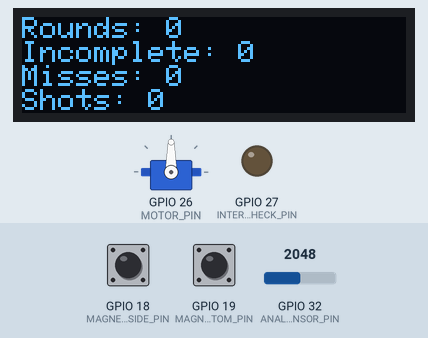
Recording of a sketch running on a simulated ESP32. Parts: servo, 128×32 one-colour display, output pins drawn as LEDs (lit = HIGH). The test bench sets the inputs (shaded band); at power-on: GPIO 32 (ANALOG_SENSOR_PIN) = 2048, GPIO 19 (MAGNET_BOTTOM_PIN) HIGH, GPIO 18 (MAGNET_SIDE_PIN) HIGH. The display library's start-up logo is not drawn; what the sketch prints to the serial monitor is not drawn.

Above: at 4.9 s.
5.0 s: GPIO 32 (ANALOG_SENSOR_PIN) set to 2866
At 5.32 s:
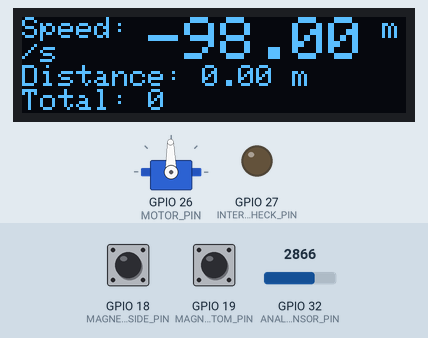
7.2 s: GPIO 19 (MAGNET_BOTTOM_PIN) pulled LOW for 3.2 s
At 10.4 s:
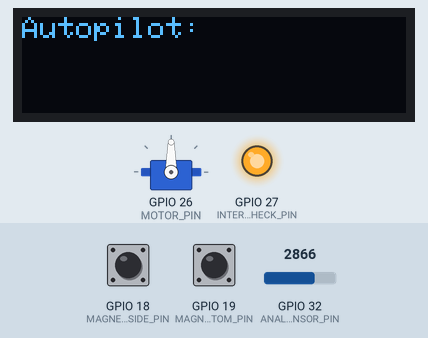
13.4 s: GPIO 19 (MAGNET_BOTTOM_PIN) pulled LOW for 0.15 s
At 15.8 s:
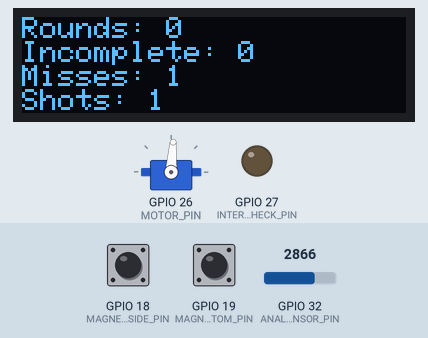
16.5 s: GPIO 19 (MAGNET_BOTTOM_PIN) pulled LOW for 1 s
At 17.5 s:
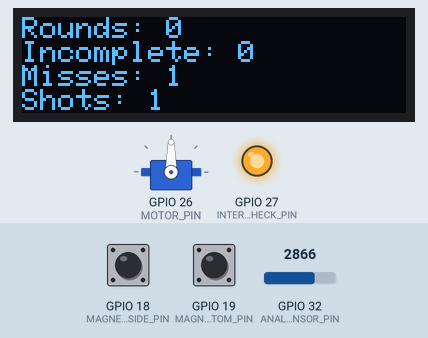
18.1 s: GPIO 18 (MAGNET_SIDE_PIN) pulled LOW for 1 s
At 18.7 s:
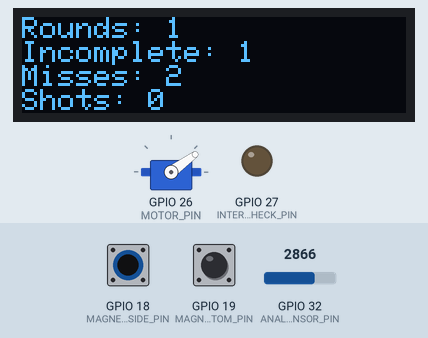
Timing chart, 0 to 23.4 s (numbered marks = the images above; inputs shaded):
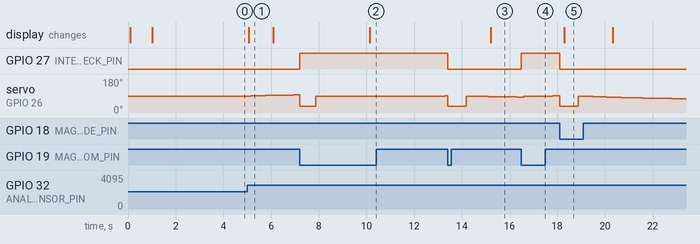

The sketch:

TestStopping.ino
```cpp
#include "TrainMotor.h"
#include "ControlLoop.h"
#include "Speedometer.h"
#include "MagnetSensors.h"

#include "SpeedMonitor.h"

#include <Pinout.h>

// Metrics
int roundCounter = 0;
int incompleteRuns = 0;
int misses = 0;
int shotCount = 0;

int newSetpoint = 0;

int startDistance = 0;
int endDistance = 0;
int avgDistance = -1;

TrainMotor motor(MOTOR_PIN);
ControlLoop controlLoop;
Speedometer speedometer(ANALOG_SENSOR_PIN);
MagnetSensors magnetSensors(MAGNET_BOTTOM_PIN, MAGNET_SIDE_PIN);

SpeedMonitor speedMonitor;

unsigned long lastMotorSpeedUpdate = 0;
unsigned long lastEventUpdate = 0;

unsigned long lastStopTime = 0;
int longestTimeBetweenStops = 0;

#define STOP_DURATION 5000

#define BRAKE_DURATION 1000

enum modes
{
    AT_START_POSITION,
    GOING_FORWARD,
    BRAKING,
    STOPPED,
    CORRECTING,
    GOING_BACKWARD
};

enum directions
{
    FORWARD,
    BACKWARD,
    NONE
};

int currentDirection = NONE;

int currentState = AT_START_POSITION;
#define TRAVEL_SPEED 50

bool middleCleared = false;
int extraStops = 0;

void handleStopInterrupt()
{
    detachInterrupt(MAGNET_BOTTOM_PIN);
    controlLoop.reset();
    newSetpoint = 0;
    motor.brake(); // Only works when moving forwards
    // motor.setSpeed(0);


    digitalWrite(INTERRUPT_CHECK_PIN, !digitalRead(INTERRUPT_CHECK_PIN));
    lastEventUpdate = millis();
    middleCleared = true;
    currentState = BRAKING;
}

void setStopIntterrupt()
{
    attachInterrupt(MAGNET_BOTTOM_PIN, handleStopInterrupt, FALLING);
}

void checkInterStopTimer()
{
    if (shotCount > 1)
    {
        int timeDelta = millis() - lastStopTime - STOP_DURATION;
        if (timeDelta > longestTimeBetweenStops)
        {
            longestTimeBetweenStops = timeDelta;
            speedMonitor.setDistance((float)timeDelta * 0.001);
        }

        Serial.println();
        Serial.print("Longest Time Between Stops: ");
        Serial.println(longestTimeBetweenStops);
        Serial.print("Time Delta: ");
        Serial.println(timeDelta);
        Serial.println();
    }
}

void printMetrics()
{
    speedMonitor.setTotalDistance(avgDistance);

    Serial.println("---------------------");
    Serial.print("Round: ");
    Serial.println(roundCounter);
    Serial.print("Misses: ");
    Serial.println(misses);
    Serial.print("Incomplete Runs: ");
    Serial.println(incompleteRuns);
    Serial.print("Avg Distance: ");
    Serial.println(avgDistance);
    Serial.println("---------------------");
}

void onEndReached()
{
    if (shotCount < 6)
    {
        incompleteRuns++;
        Serial.println("Incomplete Run");
        shotCount = 0;
    }
    endDistance = speedometer.getDistance();

    int distance = endDistance - startDistance;
    if (avgDistance == -1)
    {
        avgDistance = distance;
    }
    else
    {
        avgDistance = (avgDistance + distance) / 2;
    }

    Serial.print("Distance: ");
    Serial.println(distance);

    lastStopTime = 0;
    roundCounter++;
    printMetrics();
}

void switchState(int newState){
    String stateString[] = {"AT_START_POSITION", "GOING_FORWARD", "BRAKING", "STOPPED", "CORRECTING", "GOING_BACKWARD"};

    Serial.println("Switching State");
    Serial.print("From: ");
    Serial.println(stateString[currentState]);
    Serial.print("To: ");
    Serial.println(stateString[newState]);

    currentState = newState;
    lastEventUpdate = millis();
}

void creepToStop(int speed)
{
    if(speed > 0){
        currentDirection = FORWARD;
    }
    else{
        currentDirection = BACKWARD;
    }
    newSetpoint = speed;
    lastStopTime = 0;
    setStopIntterrupt();
}
// Have to add timeout, while driving forward. Start it after the first shot spot was reached.
// And if no more is reached after a couple of mm or seconds just go to target.
void runTest()
{
    switch (currentState)
    {
    case AT_START_POSITION:
        if (millis() - lastEventUpdate > STOP_DURATION)
        {
            Serial.println("Starting at start position");
            Serial.println("Going forward");
            shotCount = 0;

            startDistance = speedometer.getDistance();

            creepToStop(TRAVEL_SPEED);
            switchState(GOING_FORWARD);
        }
        break;
    case BRAKING:
        if (millis() - lastEventUpdate > BRAKE_DURATION)
        {
            if (!magnetSensors.bottomMagnetPresent())
            {
                Serial.println("Missed Magnet");
                misses++;

                if(currentDirection == FORWARD){
                    creepToStop(-TRAVEL_SPEED);
                    switchState(CORRECTING);
                }
                else{
                    creepToStop(TRAVEL_SPEED);
                    switchState(GOING_FORWARD);
                }
            }
            else
            {
                Serial.println("Stopped On Point");
                currentDirection = NONE;
                switchState(STOPPED);
            }
        }
        break;
    case STOPPED:
        if(lastStopTime != 0){
            if(currentDirection == FORWARD){
                checkInterStopTimer();
                lastStopTime = 0;
            }
        }

        if (millis() - lastEventUpdate > STOP_DURATION)
        {
            shotCount++;

            lastStopTime = millis();

            creepToStop(TRAVEL_SPEED);
            switchState(GOING_FORWARD);
        }
        break;
    case CORRECTING:
        break;
    case GOING_FORWARD:
        if (magnetSensors.bottomWasTriggered())
        {
            middleCleared = true;
        }
        if (magnetSensors.sideWasTriggered() && middleCleared)
        {
            handleStopInterrupt();
            Serial.println("End Reached");

            onEndReached();

            middleCleared = false;
            newSetpoint = -TRAVEL_SPEED;
            currentDirection = BACKWARD;
            switchState(GOING_BACKWARD);
        }
        break;
    case GOING_BACKWARD:
        if (magnetSensors.bottomWasTriggered())
        {
            middleCleared = true;
        }
        if (magnetSensors.sideWasTriggered() && middleCleared)
        {
            handleStopInterrupt();
            Serial.println("Reached Start Position");
            middleCleared = false;

            currentDirection = NONE;
            switchState(AT_START_POSITION);
        }
        break;
    default:
        break;
    }
}

void setup()
{
    Serial.begin(9600);
    Serial.println("Starting setup");
    Serial.println("Setting up encoder");
    speedometer.setupEncoder();
    speedometer.setInverted(true);
    Serial.println("Activating HW Timer");
    setupTimerInterrupt();

    magnetSensors.setup();
    motor.begin();
    pinMode(INTERRUPT_CHECK_PIN, OUTPUT);
    digitalWrite(INTERRUPT_CHECK_PIN, LOW);

    controlLoop.setMode(2);

    Serial.println("Ready to go");

    speedMonitor.begin();
    speedMonitor.setSpeed(0);
    speedMonitor.update();
}

void loop()
{
    updateMotor();

    magnetSensors.update();

    speedMonitor.setSpeed(speedometer.getSpeed());

    int testValues[4] = {roundCounter, incompleteRuns, misses, shotCount};
    speedMonitor.setTestValues(testValues);
    speedMonitor.update();

    runTest();
}

unsigned long lastSpeedPrint = 0;

void updateMotor()
{
    if ((millis() - lastMotorSpeedUpdate) > 300)
    {

        if (millis() - lastSpeedPrint > 1000)
        {

            Serial.print("Speed: ");
            Serial.println(speedometer.getSpeed());
            lastSpeedPrint = millis();
        }

        controlLoop.setInput(speedometer.getSpeed());
        controlLoop.setTarget(newSetpoint);
        motor.setSpeed(controlLoop.calculateOutput());

        lastMotorSpeedUpdate = millis();
    }
}
```

ControlLoop.h
```cpp
#ifndef CONTROLLOOP_H
#define CONTROLLOOP_H

#include <Arduino.h>

class ControlLoop {

    private:
    int setPoint;
    int input;
    int output;
    int mode;

    public:
    ControlLoop(){
        Serial.println("Controller created");
    }

    void reset(){
        setPoint = 0;
        input = 0;
        output = 0;
    }

    void setMode(int mode){
      Serial.print("Changing mode to ");
      Serial.println(mode);
        this->mode = mode;
        reset();
    }

    int getMode(){
      return mode;
    }

    void setTarget(int setPoint){
        this->setPoint = setPoint;
    }

    void setInput(int input){
        this->input = input;
    }

    void setOutput(int output){
        this->output = output;
    }

    int getOutput(){
        return output;
    }

    int calculateOutput(){
        switch(mode){
            case 0:
                calculateManualMode();
                break;
            case 1:
                calculateTargetOutputMode();
                break;
            case 2:
                calculateTargetSpeedMode();
                break;
            case 3:
                calculateTargetSpeedMode();
                break;
        }
        return output;
    }

    void calculateManualMode(){
        output = setPoint;
    }

    void calculateTargetOutputMode(){
        input = output;
        if(input < setPoint){
            output++;
        }
        else if(input > setPoint){
            output--;
        }
        if(output > 100){
            output = 100;
        }
        if(output < -100){
            output = -100;
        }
    }

    void calculateTargetSpeedMode(){
        if(setPoint > 0){ //Moving forward
          if(input < 0){
            input = 0;
          }
          int delta = setPoint - input;
          if(delta > 0){
            output++;
          }
          else if(delta < 0){
            output -= 2;
          }
        }

        if(setPoint < 0){ //Moving backward
          if(input > 0){
            input = 0;
          }
          int delta = setPoint - input;
          if(delta < 0){
            output--;
          }
          else if(delta > 0){
            output += 2;
          }
        }

        if(setPoint == 0){ //To ignore speed sensor noise
            if(input <= 30 && input >= -30){
                output = 0;
            }
        }
    }

    void calculateTargetSpeedModeClassi(){
        if(input < setPoint){
            output++;
        }
        else if(input > setPoint){
            output--;
        }
        if(output > 100){
            output = 100;
        }
        if(output < -100){
            output = -100;
        }

        if(setPoint == 0){ //To ignore speed sensor noise
            if(input <= 30 && input >= -30){
                output = 0;
            }
        }
    }

    void printStatus(){
        Serial.print("Setpoint:");
        Serial.print(setPoint);
        Serial.print(",");
        Serial.print("Input:");
        Serial.print(input);
        Serial.print(",");
        Serial.print("Output:");
        Serial.print(output);
        Serial.println("");
    }

    String getStatusJson(){
        String json = "{\"controlData\":{\"setpoint\":" + String(setPoint) + ",\"input\":" + String(input) + ",\"output\":" + String(output) + "}}";
        return json;
    }

};
#endif
```

MagnetSensors.h
```cpp
#ifndef MAGNETSENSORS_H
#define MAGNETSENSORS_H

#include <Arduino.h>

#define EVENT_TIMEOUT 3000

class MagnetSensors
{
    private:
    int bottomPin;
    int sidePin;
    unsigned long lastSensorUpdate = 0;
    bool lastBottomState = true;
    bool lastSideState = true;

    bool bottomTriggered = false;
    bool sideTriggered = false;
    unsigned long lastBottomTrigger = 0;
    unsigned long lastSideTrigger = 0;

    public:
    MagnetSensors(int bottomPin, int sidePin){
        this->bottomPin = bottomPin;
        this->sidePin = sidePin;
    }

    void setup(){
        pinMode(bottomPin, INPUT_PULLUP);
        pinMode(sidePin, INPUT_PULLUP);
    }

    void update(){
        if((millis() - lastSensorUpdate) > 20){
            lastSensorUpdate = millis();

            bool bottomState = digitalRead(bottomPin);
            bool sideState = digitalRead(sidePin);

            if(lastBottomState && !bottomState){
                bottomTriggered = true;
                lastBottomTrigger = millis();
                Serial.println("Bottom Triggered");
            }
            if(lastSideState && !sideState){
                sideTriggered = true;
                lastSideTrigger = millis();
                Serial.println("Side Triggered");
            }

            lastBottomState = bottomState;
            lastSideState = sideState;
        }
    }

        bool bottomWasTriggered(){
        if(bottomTriggered){
            bottomTriggered = false;
            if((millis() - lastBottomTrigger) < EVENT_TIMEOUT){
                return true;
            }
        }
        return false;
    }

    bool bottomMagnetPresent(){
        return digitalRead(bottomPin) == LOW;
    }

    bool sideWasTriggered(){
        if(sideTriggered){
            sideTriggered = false;
            if((millis() - lastSideTrigger) < EVENT_TIMEOUT){
                return true;
            }
        }
        return false;
    }
};
#endif
```

Pinout.h
```cpp
#ifndef PINOUT
#define PINOUT

//#define SPEED_POTI_PIN 34
#define LED_PIN 33
#define BUTTON_PIN 25


#define ANALOG_SENSOR_PIN 32
#define E_STOP_PIN 23
//25
#define MOTOR_PIN 26
// RX and TX have to be changed cause 34/35 can only be inputs

#define SOFT_TX 17 // -> goes to RX
#define SOFT_RX 16 //-> goes to TX
//SoftwareSerial softSerial(/*rx =*/SOFT_RX, /*tx =*/SOFT_TX);


/*#include <HardwareSerial.h>
HardwareSerial MySerial(2);
MySerial.begin(9600, SERIAL_8N1, SOFT_RX, SOFT_TX);
*/


#define MAGNET_BOTTOM_PIN 19
#define MAGNET_SIDE_PIN 18

#define INTERRUPT_CHECK_PIN 27

#endif
```

Speedometer.h
```cpp
#ifndef SPEEDOMETER_H
#define SPEEDOMETER_H

#include <Wire.h>
#include <AS5600.h>
#include <Arduino.h>

#define SENSE_INTERVAL 1 //Check sensor every ms to securely detect rollovers

#define COUNTER_LIMIT 100

static volatile int counter = 0;
static volatile int angle_sum = 0;
const int circumference_mm = 50;
const double stepToMm = 0.138888; // circumference_cm/360
const int timeMultiplier = 10; //Calculate speed every 10 ms

static volatile int currentSpeed = 0.0;
static volatile int newAngle = 0;
static volatile bool newReading = false;
static volatile int oldAngle = 0;
static volatile int revolutionDelta = 0;
static int analogSensePin;

#define JIGGLE_OFFSET 1

//Flats are not allowed in isr https://www.reddit.com/r/esp32/comments/lj2nkx/just_discovered_that_you_cant_use_floats_in_isr/?rdt=40811
void IRAM_ATTR getReading() {
      newAngle = analogRead(analogSensePin);
      newAngle = map(newAngle, 0, 4095, 0, 360);
      int newSpeed_mm_s = 0;

      if(newAngle > (oldAngle+JIGGLE_OFFSET) || newAngle < (oldAngle-JIGGLE_OFFSET)){
        int angleDelta = 0;

        if((oldAngle < 150) && (newAngle > 210)){ //Rollunder
            angleDelta = (360 - newAngle) + oldAngle;
            revolutionDelta --;
        }
        else if((oldAngle > 210) && (newAngle < 150)){ //Rollover
            angleDelta = newAngle + (360 - oldAngle);
            revolutionDelta ++;
        }
        else{
            angleDelta = newAngle - oldAngle;
        }

        angle_sum+=angleDelta;
      }

      oldAngle = newAngle;
      counter++;

      if(counter == COUNTER_LIMIT){
        counter = 0;
        currentSpeed = angle_sum * timeMultiplier * stepToMm;
        newReading = true;
        angle_sum = 0;
      }
    }

hw_timer_t *Timer0_Cfg = NULL;

void setupTimerInterrupt(){
  Timer0_Cfg = timerBegin(1000000);
  timerAttachInterrupt(Timer0_Cfg, &getReading);
  timerAlarm(Timer0_Cfg, SENSE_INTERVAL * 1000, true, 0);
}

class Speedometer {
  private:
    AMS_5600 ams5600;
    unsigned long lastUpdate = 0;

    bool inverted = false;

  public:
    Speedometer(int analogPin) {
      analogSensePin = analogPin;
    }

    void setInverted(bool invert){
      inverted = invert;
    }

    int getInterval() {
      return SENSE_INTERVAL;
    }

    void setupEncoder() {
      Wire.begin(); //SDA, SCL
      Serial.println(">>>>>>>>>>>>>>>>>>>>>>>>>>> ");
      if (ams5600.detectMagnet() == 0 ) {
        while (1) {
          if (ams5600.detectMagnet() == 1 ) {
            Serial.print("Current Magnitude: ");
            Serial.println(ams5600.getMagnitude());
            ams5600.setOutPut(1);
            break;
          }
          else {
            Serial.println("Can not detect magnet");
          }
          delay(1000);
        }
      }
      pinMode(analogSensePin, INPUT);
    }

    float convertRawAngleToDegrees(word newAngle)
    {
      /* Raw data reports 0 - 4095 segments, which is 0.087890625 of a degree */
      float retVal = newAngle * 0.087890625;
      return retVal;
    }

    bool updateAvailable(){
      if(newReading){
        newReading = false;
        return true;
      }
      return false;
    }

    int getSpeed() {
      if(inverted){
        return -currentSpeed;
      }
      return currentSpeed;
    }

    float getDistance() {
      return revolutionDelta * circumference_mm;
    }
};

#endif
```

Source omitted: TrainMotor.h (2499 bytes), speedMonitor.h (3680 bytes)

Measured:
- after the input at 5.0 s, the display: changes after 0.07 s (image 1)
- after the input at 7.2 s, GPIO 27 (INTERRUPT_CHECK_PIN): LOW → HIGH at once
- after the input at 13.4 s, GPIO 27 (INTERRUPT_CHECK_PIN): HIGH → LOW at once; the display: changes after 1.8 s (image 3)
- after the input at 16.5 s, GPIO 27 (INTERRUPT_CHECK_PIN): LOW → HIGH at once
- after the input at 18.1 s, GPIO 27 (INTERRUPT_CHECK_PIN): HIGH → LOW at once
- what the display in image 1 shows lasts 1.0 s, from 5.1 s to 6.1 s
